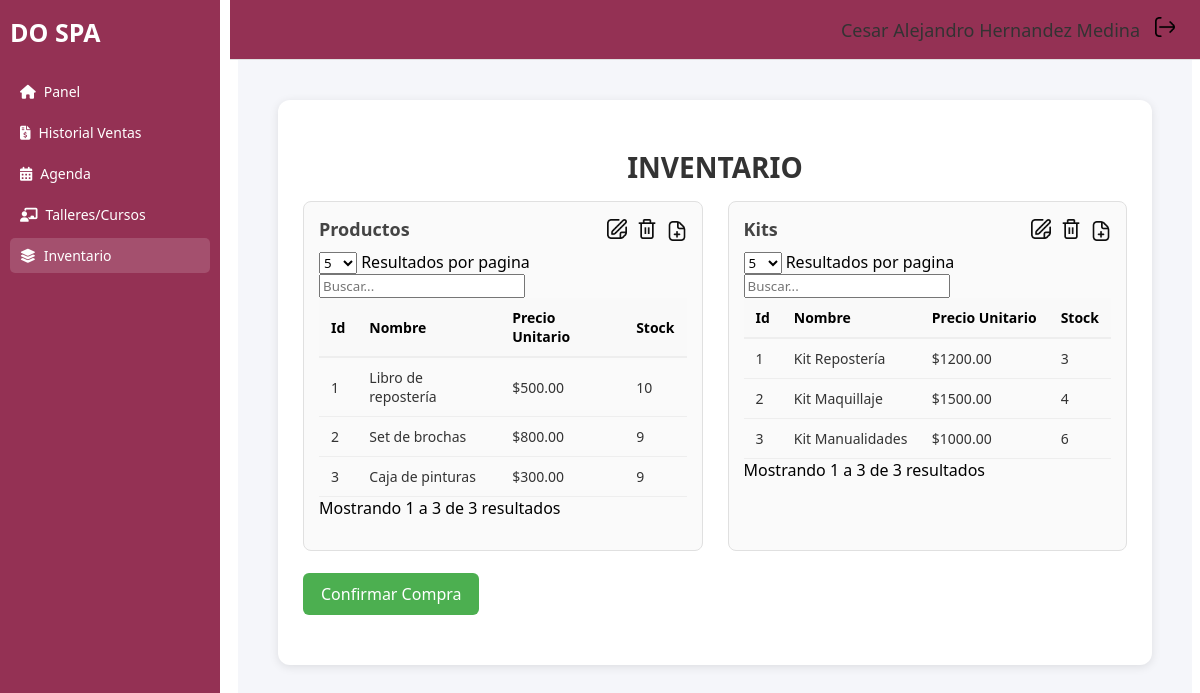
/inventario.php (signed in), run on an earlier commit of the app's database.
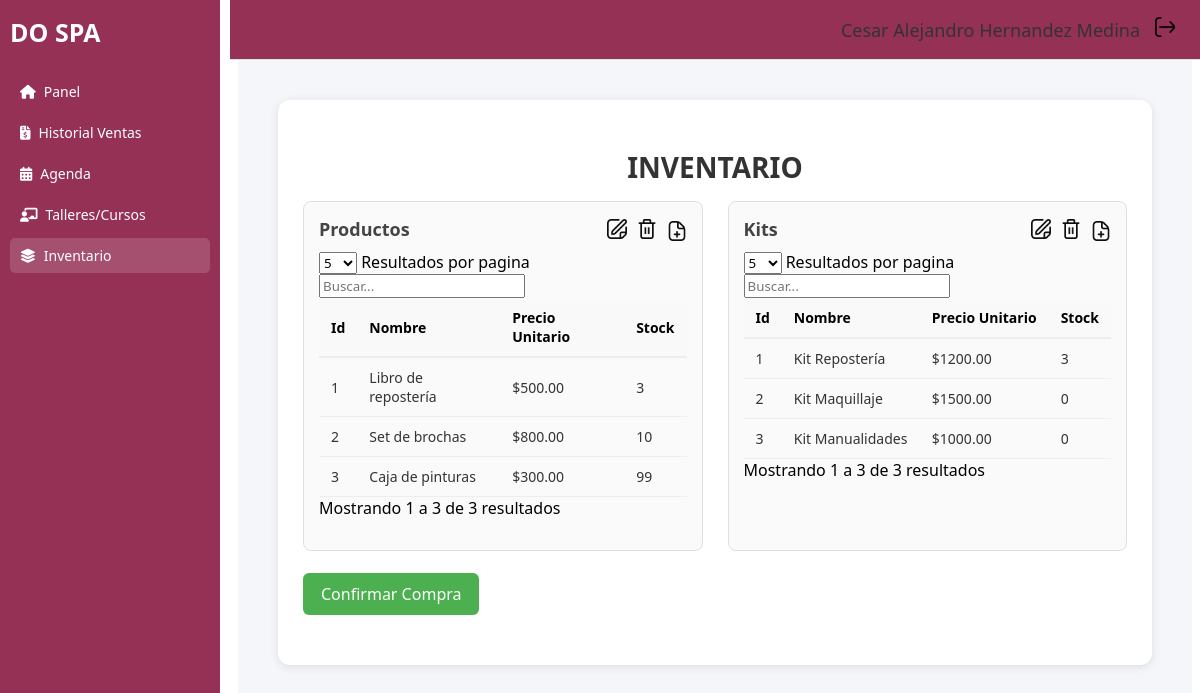
And on a later commit of the database.
### tables this page shows
CREATE TABLE `productos` (
  `id_producto` int(11) NOT NULL,
  `nombre` varchar(255) DEFAULT NULL,
  `precio_unitario` decimal(10,2) DEFAULT NULL,
  `Stock` int(11) NOT NULL,
  `Activo` tinyint(1) NOT NULL DEFAULT 1
);

CREATE TABLE `kits_productos` (
  `id_kit` int(11) NOT NULL,
  `nombre` varchar(255) DEFAULT NULL,
  `precio_unitario` decimal(10,2) DEFAULT NULL,
  `Stock` int(11) NOT NULL,
  `Activo` tinyint(1) NOT NULL DEFAULT 1
);

### inventario.php (the view, shortened to what this page needs)
<?php
include_once("conexion.php");
if(empty($_SESSION['Id_Usuario'])){header("location: index.html");}else{
  $Nombre = $_SESSION['nombre'];
  $Amat = $_SESSION['amat'];
  $Apat = $_SESSION['apat'];
?>
<!DOCTYPE html>
<html lang="es">
<head>
  <link rel="stylesheet" href="css/sidebar.css">
  <link rel="stylesheet" href="css/header.css">
  <link rel="stylesheet" href="css/inventario.css">
  <link rel="stylesheet" href="https://cdnjs.cloudflare.com/ajax/libs/font-awesome/6.4.0/css/all.min.css">
  <link rel="stylesheet" href="https://cdn.jsdelivr.net/npm/simple-datatables@latest/dist/style.css">
</head>
<body>
  <div class="dashboard">
    <aside class="sidebar">
      <div class="logo">DO SPA</div>
      <ul id="menu">
        <li><a href="main.php"><i class="fas fa-home"></i> Panel</a></li>
        <li><a href="ventas.php"><i class="fas fa-file-invoice-dollar"></i> Historial Ventas</a></li>
        <li><a href="agenda.php"><i class="fas fa-calendar-days"></i> Agenda</a></li>
        <li><a href="talleres-cursos.php"><i class="fas fa-chalkboard-teacher"></i>Talleres/Cursos</a></li>
        <li class="active"><a href="inventario.php"><i class="fas fa-layer-group"></i>Inventario</a></li>
      </ul>
    </aside>
    <main class="main">
        <header class="topbar">
            <div class="user-info">
            <span><?php echo $Nombre." ".$Apat." ".$Amat ?></span>
            <a href="muerte.php"><img src="img/logout.png" width="20px"></a>
            </div>
        </header>
        <div class="inventario">
            <h2 class="titulo-inventario" align="center">INVENTARIO</h2>
            <div class="tablas-inventario">
                <section class="productos">
                <div class="section-header">
                    <h3>Productos</h3>
                    <div class="section-actions">
                        <img src="img/editar.png" alt="Editar" class="icon btn-editar" width="20" data-tipo="producto">
                        <img src="img/eliminar.png" alt="Eliminar" class="icon btn-eliminar" width="20" data-tipo="producto">
                        <a href="agregarProducto.php"><img src="img/agregar.png" alt="Agregar" class="icon btn-agregar" width="20"></a>
                    </div>
                </div>
                <table id="TablaProductos" class="display">
                    <thead>
                    <tr>
                        <th>Id</th>
                        <th>Nombre</th>
                        <th>Precio Unitario</th>
                        <th>Stock</th>
                    </tr>
                    </thead>
                    <tbody>
                    <?php
                        $sql = "SELECT * FROM productos";
                        $r = mysqli_query($conexion, $sql);
                        while($mostrar = mysqli_fetch_array($r)) {
                    ?>
                    <tr>
                        <td><?php echo $mostrar['id_producto'] ?></td>
                        <td><?php echo $mostrar['nombre'] ?></td>
                        <td><?php echo "$".$mostrar['precio_unitario'] ?></td>
                        <td><?php echo $mostrar['Stock'] ?></td>
                    </tr>
                    <?php } ?>
                    </tbody>
                </table>
                </section>
                <section class="kits">
                <div class="section-header">
                    <h3>Kits</h3>
                    <div class="section-actions">
                        <img src="img/editar.png" alt="Editar" class="icon btn-editar" width="20" data-tipo="kit">
                        <img src="img/eliminar.png" alt="Eliminar" class="icon btn-eliminar" width="20" data-tipo="kit">
                        <a href="agregarKits.php"><img src="img/agregar.png" alt="Agregar" class="icon btn-agregar" width="20"></a>
                    </div>
                </div>
                <table id="TablaKits" class="display">
                    <thead>
                    <tr>
                        <th>Id</th>
                        <th>Nombre</th>
                        <th>Precio Unitario</th>
                        <th>Stock</th>
                    </tr>
                    </thead>
                    <tbody>
                    <?php
                        $sql = "SELECT * FROM kits_productos";
                        $r = mysqli_query($conexion, $sql);
                        while($mostrar = mysqli_fetch_array($r)) {
                    ?>
                    <tr>
                        <td><?php echo $mostrar['id_kit'] ?></td>
                        <td><?php echo $mostrar['nombre'] ?></td>
                        <td><?php echo "$".$mostrar['precio_unitario'] ?></td>
                        <td><?php echo $mostrar['Stock'] ?></td>
                    </tr>
                    <?php } ?>
                    </tbody>
                </table>
                </section>
            </div>
            <br>
            <button class="btn-confirmar" disabled>Confirmar Compra</button>
        </div>
    </main>
  </div>
</body>
</html>
<?php
}
?>

### css/sidebar.css (style rules this page uses)
.sidebar { position: fixed; top: 0; left: 0; width: 220px; height: 100vh; background: #943154; color: #fff; padding: 15px 10px; box-sizing: border-box; font-family: 'Segoe UI', sans-serif; }
.sidebar .logo { font-size: 25px; font-weight: bold; margin-bottom: 25px; text-align: left; color: #fff; }
.sidebar ul { list-style: none; margin: 0; padding: 0; }
.sidebar li { margin: 6px 0; }
.sidebar a { display: flex; align-items: center; gap: 8px; padding: 8px 10px; color: #fff; text-decoration: none; font-size: 14px; border-radius: 5px; transition: background 0.3s; }
.sidebar a:hover, .sidebar .active a { background: rgba(255, 255, 255, 0.15); }

### css/header.css (style rules this page uses)
.topbar { position: fixed; top: 0; left: 230px; right: 0; height: 60px; background: #943154; display: flex; align-items: center; justify-content: flex-end; padding: 0 25px; border-bottom: 1px solid #e0e0e0; box-sizing: border-box; z-index: 1000; }
.user-info { display: flex; align-items: center; gap: 15px; font-size: 18px; color: #333; }
.user-info span { font-weight: 500; color: #333; }

### css/inventario.css (style rules this page uses)
* { font-family: 'Segoe UI', sans-serif; }
.main { margin-left: 230px; margin-top: 60px; padding: 20px; background: #f5f6fa; min-height: calc(100vh - 60px); box-sizing: border-box; font-family: 'Segoe UI', sans-serif; }
a { text-decoration: none; color: #000; }
.inventario { background: #fff; padding: 25px; border-radius: 12px; box-shadow: 0 2px 10px rgba(0,0,0,0.1); margin: 20px; flex: 1; display: flex; flex-direction: column; }
.inventario .titulo-inventario { font-size: 28px; font-weight: 700; margin-bottom: 15px; color: #333; }
.btn-confirmar { align-self: flex-start; margin-bottom: 25px; padding: 10px 18px; background: #4CAF50; border: none; border-radius: 6px; color: white; font-size: 16px; cursor: pointer; transition: 0.2s ease; }
.tablas-inventario { display: grid; grid-template-columns: 1fr 1fr; gap: 25px; }
.tablas-inventario section { background: #fafafa; border: 1px solid #e0e0e0; border-radius: 8px; padding: 15px; }
.tablas-inventario h3 { margin-bottom: 10px; font-size: 18px; color: #444; }
#TablaProductos, #personasTabla, #TablaKits { width: 100%; border-collapse: collapse; font-family: 'Segoe UI', sans-serif; font-size: 14px; }
.tablas-inventario .section-header { display: flex; align-items: center; justify-content: space-between; gap: 12px; margin-bottom: 10px; }
.tablas-inventario .section-header h3 { margin: 0; font-size: 18px; color: #444; }
.section-actions { display: flex; align-items: center; gap: 10px; }
.section-actions .icon { width: 20px; height: 20px; cursor: pointer; vertical-align: middle; opacity: 0.95; transition: transform .12s ease, opacity .12s ease; }

What changed in the data, as far as the page shows it:
changed productos "Libro de repostería": Stock "10" → "3"
changed productos "Set de brochas": Stock "9" → "10"
changed productos "Caja de pinturas": Stock "9" → "99"
changed kits_productos "Kit Maquillaje": Stock "4" → "0"
changed kits_productos "Kit Manualidades": Stock "6" → "0"
